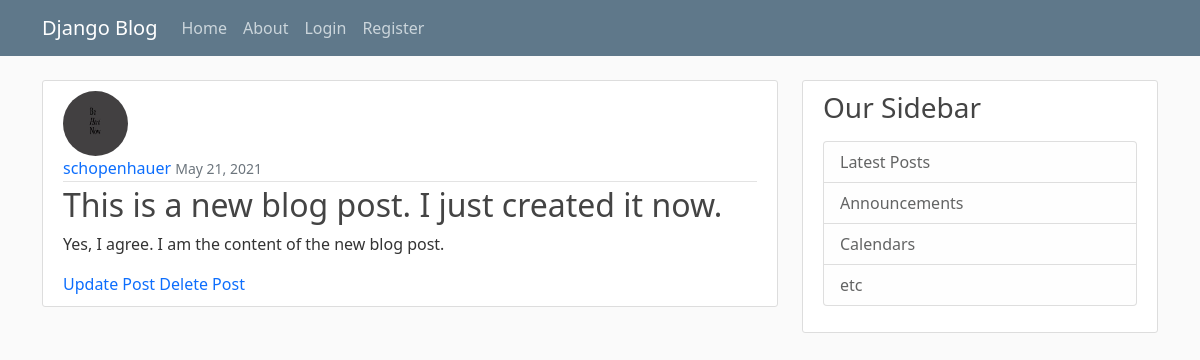
Page /post/6/ on the committed database.
### blog/models.py (models this page shows, shortened)
class Post(models.Model):
    title = models.CharField(max_length=100)
    content = models.TextField()
    subject = models.CharField(default='This was created beforehand', max_length=200)
    date_posted = models.DateTimeField(default=timezone.now)
    author = models.ForeignKey(User, on_delete=models.CASCADE)

### users/models.py (models this page shows, shortened)
class profile(models.Model):
    user = models.OneToOneField(User, on_delete=models.CASCADE)
    image = models.ImageField(default='default.jpg', upload_to='profile_pics')

### blog/views.py (the view)
# urls.py: path('post/<int:pk>/', PostDetailView.as_view(), name='post-detail'),
class PostDetailView(DetailView):
    model = Post

### blog/templates/blog/post_detail.html
{% extends "blog/base.html" %}
{% block content %}
    <article class="media content-section">
      <img class="rounded-circle article-img" src="{{ post.author.profile.image.url }}">
      <div class="media-body">
        <div class="article-metadata">
          <a class="mr-2" href="#">{{ object.author }}</a>
            <small class="text-muted">{{ object.date_posted|date:"F d, Y" }}</small>
        </div>
        <h2 class="article-title">{{ object.subject }}</h2>
        <p class="article-content">{{ object.content }}</p>
      </div>
      <a class="mr-2" href="{% url 'post-update' post.id %}">Update Post</a>
      <a class="mr-2 ml-4" href="{% url 'post-delete' post.id %}">Delete Post</a>
    </article>
{% endblock content %}

### blog/static/blog/main.css (style rules this page uses)
body { background: #fafafa; color: #333333; margin-top: 5rem; }
h1, h2, h3, h4, h5, h6 { color: #444444; }
.content-section { background: #ffffff; padding: 10px 20px; border: 1px solid #dddddd; border-radius: 3px; margin-bottom: 20px; }
.article-title { color: #444444; }
article a { text-decoration:none; }
.article-content { white-space: pre-line; }
.article-img { height: 65px; width: 65px; margin-right: 16px; }
.article-metadata { padding-bottom: 1px; margin-bottom: 4px; border-bottom: 1px solid #e3e3e3 }

### rows in the picture
Post: author.profile.image (picture), author "schopenhauer", date_posted "May 21, 2021", subject "This is a new blog post. I just created it now.", content "Yes, I agree. I am the content of the new blog post."
